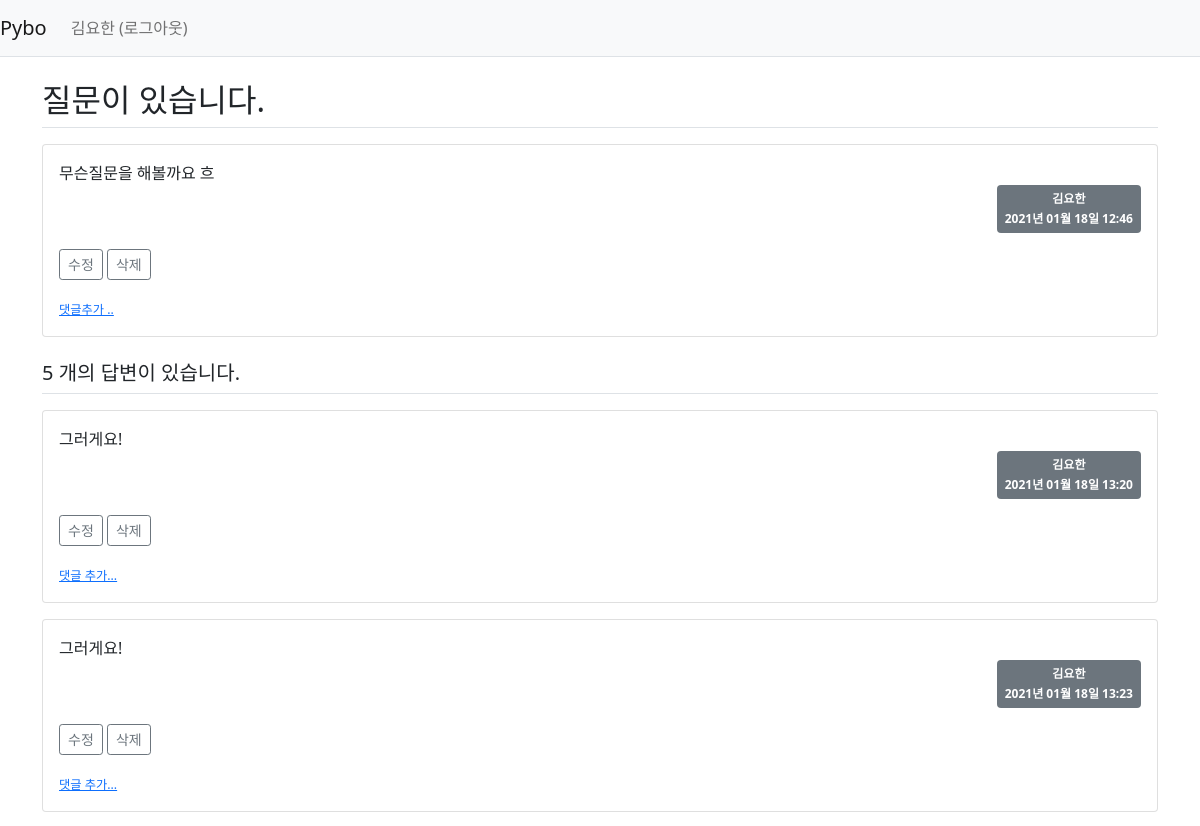
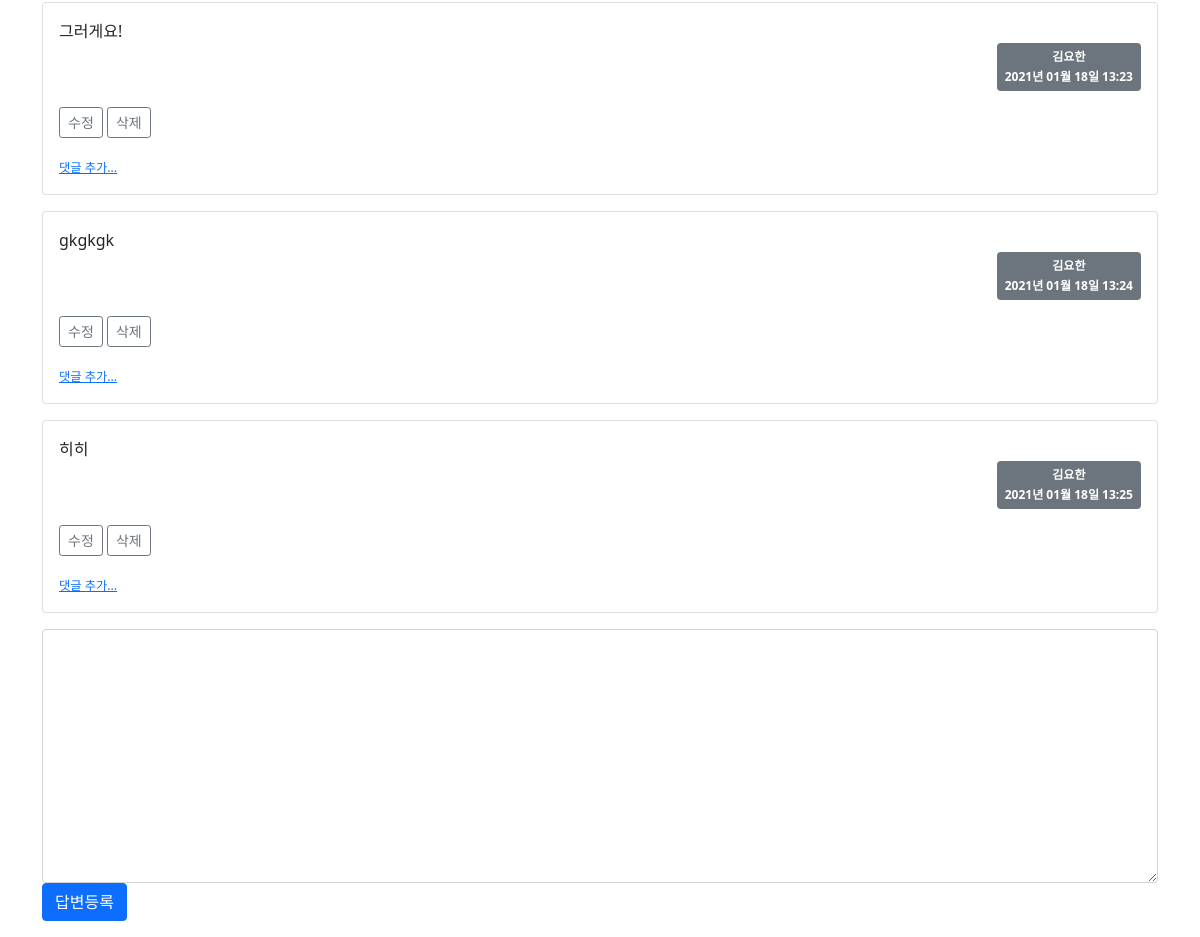
The app's page /question/detail/3/ (signed in) with its own data (2 pictures, top to bottom).
### pybo/models.py (models this page shows)
class User(db.Model):
    id = db.Column(db.Integer, primary_key=True)
    username = db.Column(db.String(150), unique=True, nullable=False)
    password = db.Column(db.String(200), nullable=False)
    email = db.Column(db.String(120), unique=True, nullable=False)

class Question(db.Model):
    id = db.Column(db.Integer, primary_key=True)
    subject = db.Column(db.String(200), nullable=False)
    content = db.Column(db.Text(), nullable=False) # 글자수 제한없음 Text
    create_date = db.Column(db.DateTime(), nullable=False)
    user_id = db.Column(db.Integer, db.ForeignKey(
        'user.id', ondelete='CASCADE'), nullable=False) # server_default='1')
    user = db.relationship('User', backref=db.backref('question_set'))
    modify_date = db.Column(db.DateTime(), nullable=True)

class Answer(db.Model):
    id = db.Column(db.Integer, primary_key=True )
    question_id = db.Column(db.Integer, db.ForeignKey('question.id', ondelete='CASCADE'))
    question = db.relationship('Question', backref=db.backref('answer_set', ))
    content = db.Column(db.Text(), nullable=False)
    create_date = db.Column(db.DateTime(), nullable=False)
    user_id = db.Column(db.Integer, db.ForeignKey(
        'user.id', ondelete='CASCADE'), nullable=False)
    user = db.relationship('User', backref=db.backref('answer_set'))
    modify_date = db.Column(db.DateTime(), nullable=True)

### pybo/views/question_views.py (the view)
@bp.route('/detail/<int:question_id>/')
def detail(question_id):
    form = AnswerForm()
    question = Question.query.get_or_404(question_id)
    return render_template('questions/question_detail.html', question=question, form=form)

### pybo/forms.py
class AnswerForm(FlaskForm):
    content = TextAreaField('내용', validators=[DataRequired(' 내용은 필수 입력 항목입니다. ')])

### pybo/filter.py (called while the page is built)
def format_datetime(value, fmt='%Y년 %m월 %d일 %H:%M'):
    return value.strftime(fmt)

### pybo/views/auth_views.py (called while the page is built)
@bp.before_app_request
def load_logged_in_user():
    user_id = session.get('user_id')
    if user_id is None:
        g.user = None
    else:
        g.user = User.query.get(user_id)

### pybo/templates/questions/question_detail.html (shortened to what this page needs)
{% extends 'base.html' %}
{% block content %}
<div class="container my-3">
    <h2 class="border-bottom py-2">{{ question.subject }}</h2>
    <div class="card my-3">
        <div class="card-body">
            <div class="card-text" style="white-space: pre-line;">{{ question.content }}</div>
                <div class="d-flex justify-content-end">
                    <span class="badge bg-secondary p-2 text-left">
                        <div class="mb-2">{{ question.user.username }}</div>
                        <div>{{ question.create_date|datetime }}</div>
                    </span>
                </div>
                {% if g.user == question.user %}
                <div class="my-3">
                    <a href="{{ url_for('question.modify', question_id=question.id)}}"
                    class="btn btn-sm btn-outline-secondary">수정</a>
                    <a href="#" class="delete btn btn-sm btn-outline-secondary"
                    data-uri="{{ url_for('question.delete', question_id=question.id)}}">삭제</a>
                </div>
                {% endif %}
                        <div>
                            <a href="{{ url_for('comment.create_question',
                            question_id=question.id) }}" class="small"><small>댓글추가 ..</small></a>
                        </div>
            </div>
        </div>
        <h5 class="border-bottom my-3 py-2">{{ question.answer_set|length }} 개의 답변이 있습니다.</h5>
        {% for answer in question.answer_set %}
        <div class="card my-3">
            <div class="card-body">
                <div class="card-text" style="white-space: pre-line;">{{ answer.content}}</div>
                    <div class="d-flex justify-content-end">
                        <span class="badge bg-secondary p-2 text-left">
                            <div class="mb-2">{{ answer.user.username }}</div>
                            <div>{{ answer.create_date|datetime }}</div>
                        </span>
                    </div>
                {% if g.user == answer.user %}
                <div class="my-3">
                    <a href="{{ url_for('answer.modify', answer_id=answer.id) }}"
                    class="btn btn-sm btn-outline-secondary">수정</a>
                    <a href="#" class="delete btn btn-sm btn-outline-secondary"
                    data-uri="{{ url_for('answer.delete', answer_id=answer.id)}}">삭제</a>
                </div>
                {% endif %}
            <div>
                <a href="{{ url_for('comment.create_answer', answer_id=answer.id)}}"
                class="small"><small>댓글 추가...</small></a>
            </div>
            </div>
        </div>
    {% endfor %}
    <form action="{{ url_for('answer.create', question_id=question.id) }}" method="post" class="my-3">
        <div class="form-group">
            <textarea {% if not g.user %}disabled{% endif %} name="content" id="content" class="form-control" rows="10" ></textarea>
        </div>
        <input type="submit" value="답변등록" class="btn btn-primary">
    </form>
</div>
{% endblock %}

### pybo/templates/navbar.html (shortened to what this page needs)
<nav class="navbar navbar-expand-lg navbar-light bg-light border-bottom">
    <a class="navbar-brand" href="{{ url_for('main.index') }}"> Pybo</a>
    <div class="collapse navbar-collapse flex-grow-0" id="navbarNav">
        {% if g.user %}
        <ul class="navbar-nav">
            <li class="nav-item">
                <a class="nav-link" href="{{ url_for('auth.logout')}}">{{ g.user.username }} (로그아웃)</a>
            </li>
        </ul>
        {% endif %}
    </div>
</nav>

### records on screen
User: user.username "김요한"
Question: subject "질문이 있습니다.", content "무슨질문을 해볼까요 흐", create_date "2021년 01월 18일 12:46"
Answer: content "그러게요!", user.username "김요한", create_date "2021년 01월 18일 13:20"
Answer: content "그러게요!", user.username "김요한", create_date "2021년 01월 18일 13:23"
Answer: content "그러게요!", user.username "김요한", create_date "2021년 01월 18일 13:23"
Answer: content "gkgkgk", user.username "김요한", create_date "2021년 01월 18일 13:24"
Answer: content "히히", user.username "김요한", create_date "2021년 01월 18일 13:25"

### other values on screen
{{ question.answer_set|length }} "5"
